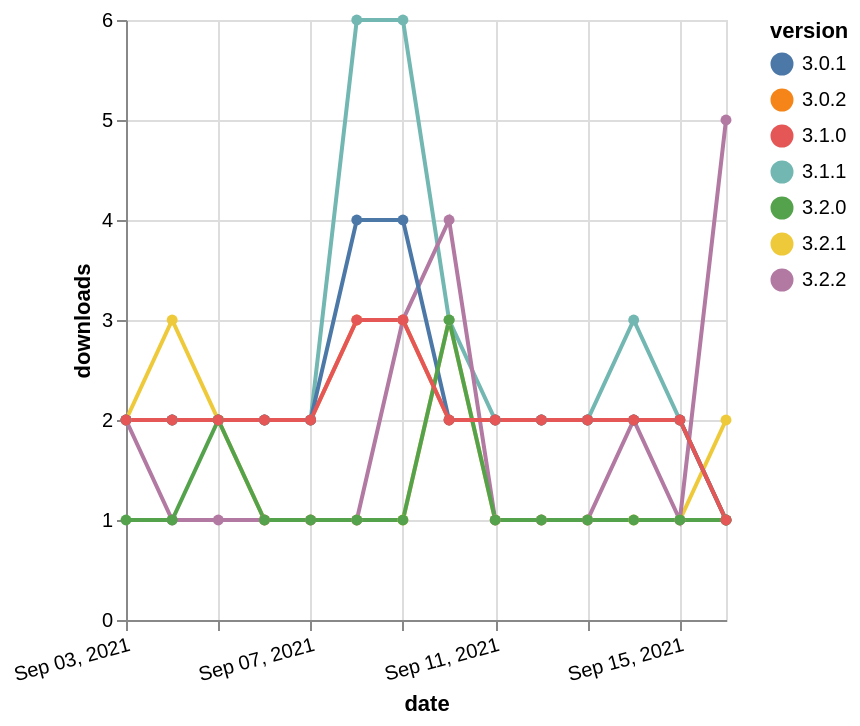

Describe this chart as a Vega-Lite specification.
### Vega-Lite specification from a JSON file in a GitHub repository (floating-point values rounded to 4 significant figures)
{"$schema": "https://vega.github.io/schema/vega-lite/v5.json", "description": "A simple bar chart with embedded data.", "data": {"values": [{"date": "2021-09-03", "total": 2967, "delta": 2, "version": "3.0.2"}, {"date": "2021-09-04", "total": 2969, "delta": 2, "version": "3.0.2"}, {"date": "2021-09-05", "total": 2971, "delta": 2, "version": "3.0.2"}, {"date": "2021-09-06", "total": 2973, "delta": 2, "version": "3.0.2"}, {"date": "2021-09-07", "total": 2975, "delta": 2, "version": "3.0.2"}, {"date": "2021-09-08", "total": 2978, "delta": 3, "version": "3.0.2"}, {"date": "2021-09-09", "total": 2981, "delta": 3, "version": "3.0.2"}, {"date": "2021-09-10", "total": 2983, "delta": 2, "version": "3.0.2"}, {"date": "2021-09-11", "total": 2985, "delta": 2, "version": "3.0.2"}, {"date": "2021-09-12", "total": 2987, "delta": 2, "version": "3.0.2"}, {"date": "2021-09-13", "total": 2989, "delta": 2, "version": "3.0.2"}, {"date": "2021-09-14", "total": 2991, "delta": 2, "version": "3.0.2"}, {"date": "2021-09-15", "total": 2993, "delta": 2, "version": "3.0.2"}, {"date": "2021-09-16", "total": 2994, "delta": 1, "version": "3.0.2"}, {"date": "2021-09-03", "total": 1180, "delta": 2, "version": "3.2.1"}, {"date": "2021-09-04", "total": 1183, "delta": 3, "version": "3.2.1"}, {"date": "2021-09-05", "total": 1185, "delta": 2, "version": "3.2.1"}, {"date": "2021-09-06", "total": 1186, "delta": 1, "version": "3.2.1"}, {"date": "2021-09-07", "total": 1187, "delta": 1, "version": "3.2.1"}, {"date": "2021-09-08", "total": 1188, "delta": 1, "version": "3.2.1"}, {"date": "2021-09-09", "total": 1189, "delta": 1, "version": "3.2.1"}, {"date": "2021-09-10", "total": 1192, "delta": 3, "version": "3.2.1"}, {"date": "2021-09-11", "total": 1193, "delta": 1, "version": "3.2.1"}, {"date": "2021-09-12", "total": 1194, "delta": 1, "version": "3.2.1"}, {"date": "2021-09-13", "total": 1195, "delta": 1, "version": "3.2.1"}, {"date": "2021-09-14", "total": 1196, "delta": 1, "version": "3.2.1"}, {"date": "2021-09-15", "total": 1197, "delta": 1, "version": "3.2.1"}, {"date": "2021-09-16", "total": 1199, "delta": 2, "version": "3.2.1"}, {"date": "2021-09-03", "total": 4074, "delta": 2, "version": "3.1.1"}, {"date": "2021-09-04", "total": 4076, "delta": 2, "version": "3.1.1"}, {"date": "2021-09-05", "total": 4078, "delta": 2, "version": "3.1.1"}, {"date": "2021-09-06", "total": 4080, "delta": 2, "version": "3.1.1"}, {"date": "2021-09-07", "total": 4082, "delta": 2, "version": "3.1.1"}, {"date": "2021-09-08", "total": 4088, "delta": 6, "version": "3.1.1"}, {"date": "2021-09-09", "total": 4094, "delta": 6, "version": "3.1.1"}, {"date": "2021-09-10", "total": 4097, "delta": 3, "version": "3.1.1"}, {"date": "2021-09-11", "total": 4099, "delta": 2, "version": "3.1.1"}, {"date": "2021-09-12", "total": 4101, "delta": 2, "version": "3.1.1"}, {"date": "2021-09-13", "total": 4103, "delta": 2, "version": "3.1.1"}, {"date": "2021-09-14", "total": 4106, "delta": 3, "version": "3.1.1"}, {"date": "2021-09-15", "total": 4108, "delta": 2, "version": "3.1.1"}, {"date": "2021-09-16", "total": 4109, "delta": 1, "version": "3.1.1"}, {"date": "2021-09-03", "total": 212, "delta": 2, "version": "3.2.2"}, {"date": "2021-09-04", "total": 213, "delta": 1, "version": "3.2.2"}, {"date": "2021-09-05", "total": 214, "delta": 1, "version": "3.2.2"}, {"date": "2021-09-06", "total": 215, "delta": 1, "version": "3.2.2"}, {"date": "2021-09-07", "total": 216, "delta": 1, "version": "3.2.2"}, {"date": "2021-09-08", "total": 217, "delta": 1, "version": "3.2.2"}, {"date": "2021-09-09", "total": 220, "delta": 3, "version": "3.2.2"}, {"date": "2021-09-10", "total": 224, "delta": 4, "version": "3.2.2"}, {"date": "2021-09-11", "total": 225, "delta": 1, "version": "3.2.2"}, {"date": "2021-09-12", "total": 226, "delta": 1, "version": "3.2.2"}, {"date": "2021-09-13", "total": 227, "delta": 1, "version": "3.2.2"}, {"date": "2021-09-14", "total": 229, "delta": 2, "version": "3.2.2"}, {"date": "2021-09-15", "total": 230, "delta": 1, "version": "3.2.2"}, {"date": "2021-09-16", "total": 235, "delta": 5, "version": "3.2.2"}, {"date": "2021-09-03", "total": 3415, "delta": 2, "version": "3.0.1"}, {"date": "2021-09-04", "total": 3417, "delta": 2, "version": "3.0.1"}, {"date": "2021-09-05", "total": 3419, "delta": 2, "version": "3.0.1"}, {"date": "2021-09-06", "total": 3421, "delta": 2, "version": "3.0.1"}, {"date": "2021-09-07", "total": 3423, "delta": 2, "version": "3.0.1"}, {"date": "2021-09-08", "total": 3427, "delta": 4, "version": "3.0.1"}, {"date": "2021-09-09", "total": 3431, "delta": 4, "version": "3.0.1"}, {"date": "2021-09-10", "total": 3433, "delta": 2, "version": "3.0.1"}, {"date": "2021-09-11", "total": 3435, "delta": 2, "version": "3.0.1"}, {"date": "2021-09-12", "total": 3437, "delta": 2, "version": "3.0.1"}, {"date": "2021-09-13", "total": 3439, "delta": 2, "version": "3.0.1"}, {"date": "2021-09-14", "total": 3441, "delta": 2, "version": "3.0.1"}, {"date": "2021-09-15", "total": 3443, "delta": 2, "version": "3.0.1"}, {"date": "2021-09-16", "total": 3444, "delta": 1, "version": "3.0.1"}, {"date": "2021-09-03", "total": 1060, "delta": 1, "version": "3.2.0"}, {"date": "2021-09-04", "total": 1061, "delta": 1, "version": "3.2.0"}, {"date": "2021-09-05", "total": 1063, "delta": 2, "version": "3.2.0"}, {"date": "2021-09-06", "total": 1064, "delta": 1, "version": "3.2.0"}, {"date": "2021-09-07", "total": 1065, "delta": 1, "version": "3.2.0"}, {"date": "2021-09-08", "total": 1066, "delta": 1, "version": "3.2.0"}, {"date": "2021-09-09", "total": 1067, "delta": 1, "version": "3.2.0"}, {"date": "2021-09-10", "total": 1070, "delta": 3, "version": "3.2.0"}, {"date": "2021-09-11", "total": 1071, "delta": 1, "version": "3.2.0"}, {"date": "2021-09-12", "total": 1072, "delta": 1, "version": "3.2.0"}, {"date": "2021-09-13", "total": 1073, "delta": 1, "version": "3.2.0"}, {"date": "2021-09-14", "total": 1074, "delta": 1, "version": "3.2.0"}, {"date": "2021-09-15", "total": 1075, "delta": 1, "version": "3.2.0"}, {"date": "2021-09-16", "total": 1076, "delta": 1, "version": "3.2.0"}, {"date": "2021-09-03", "total": 2282, "delta": 2, "version": "3.1.0"}, {"date": "2021-09-04", "total": 2284, "delta": 2, "version": "3.1.0"}, {"date": "2021-09-05", "total": 2286, "delta": 2, "version": "3.1.0"}, {"date": "2021-09-06", "total": 2288, "delta": 2, "version": "3.1.0"}, {"date": "2021-09-07", "total": 2290, "delta": 2, "version": "3.1.0"}, {"date": "2021-09-08", "total": 2293, "delta": 3, "version": "3.1.0"}, {"date": "2021-09-09", "total": 2296, "delta": 3, "version": "3.1.0"}, {"date": "2021-09-10", "total": 2298, "delta": 2, "version": "3.1.0"}, {"date": "2021-09-11", "total": 2300, "delta": 2, "version": "3.1.0"}, {"date": "2021-09-12", "total": 2302, "delta": 2, "version": "3.1.0"}, {"date": "2021-09-13", "total": 2304, "delta": 2, "version": "3.1.0"}, {"date": "2021-09-14", "total": 2306, "delta": 2, "version": "3.1.0"}, {"date": "2021-09-15", "total": 2308, "delta": 2, "version": "3.1.0"}, {"date": "2021-09-16", "total": 2309, "delta": 1, "version": "3.1.0"}]}, "width": "container", "mark": {"type": "line", "point": {"filled": true}}, "encoding": {"x": {"field": "date", "type": "temporal", "timeUnit": "yearmonthdate", "title": "date", "axis": {"labelAngle": -15}}, "y": {"field": "delta", "type": "quantitative", "title": "downloads"}, "color": {"field": "version", "type": "nominal"}, "tooltip": {"field": "delta"}}}
